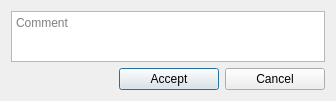
<?xml version="1.0" encoding="UTF-8"?>
<ui version="4.0">
 <class>QCommentEditWindow</class>
 <widget class="QDialog" name="QCommentEditWindow">
  <property name="geometry">
   <rect>
    <x>0</x>
    <y>0</y>
    <width>336</width>
    <height>101</height>
   </rect>
  </property>
  <property name="windowTitle">
   <string>QCommentEditWindow</string>
  </property>
  <property name="modal">
   <bool>true</bool>
  </property>
  <layout class="QVBoxLayout" name="verticalLayout_2">
   <item>
    <widget class="QTextEdit" name="txtComment">
     <property name="sizePolicy">
      <sizepolicy hsizetype="Expanding" vsizetype="Preferred">
       <horstretch>0</horstretch>
       <verstretch>0</verstretch>
      </sizepolicy>
     </property>
     <property name="minimumSize">
      <size>
       <width>0</width>
       <height>50</height>
      </size>
     </property>
     <property name="inputMethodHints">
      <set>Qt::ImhNone</set>
     </property>
     <property name="acceptRichText">
      <bool>false</bool>
     </property>
     <property name="placeholderText">
      <string>Comment</string>
     </property>
    </widget>
   </item>
   <item>
    <layout class="QVBoxLayout" name="verticalLayout">
     <property name="sizeConstraint">
      <enum>QLayout::SetFixedSize</enum>
     </property>
     <item>
      <layout class="QHBoxLayout" name="horizontalLayout">
       <property name="sizeConstraint">
        <enum>QLayout::SetDefaultConstraint</enum>
       </property>
       <item>
        <spacer name="horizontalSpacer">
         <property name="orientation">
          <enum>Qt::Horizontal</enum>
         </property>
         <property name="sizeHint" stdset="0">
          <size>
           <width>40</width>
           <height>20</height>
          </size>
         </property>
        </spacer>
       </item>
       <item>
        <widget class="QPushButton" name="btnAccept">
         <property name="sizePolicy">
          <sizepolicy hsizetype="MinimumExpanding" vsizetype="Fixed">
           <horstretch>0</horstretch>
           <verstretch>0</verstretch>
          </sizepolicy>
         </property>
         <property name="maximumSize">
          <size>
           <width>100</width>
           <height>16777215</height>
          </size>
         </property>
         <property name="text">
          <string>Accept</string>
         </property>
        </widget>
       </item>
       <item>
        <widget class="QPushButton" name="btnCancel">
         <property name="sizePolicy">
          <sizepolicy hsizetype="MinimumExpanding" vsizetype="Fixed">
           <horstretch>0</horstretch>
           <verstretch>0</verstretch>
          </sizepolicy>
         </property>
         <property name="maximumSize">
          <size>
           <width>100</width>
           <height>16777215</height>
          </size>
         </property>
         <property name="text">
          <string>Cancel</string>
         </property>
        </widget>
       </item>
      </layout>
     </item>
    </layout>
   </item>
  </layout>
 </widget>
 <layoutdefault spacing="6" margin="11"/>
 <resources/>
 <connections/>
</ui>
